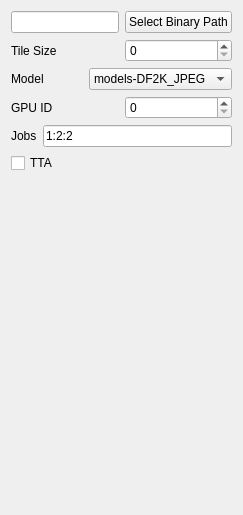
              <widget class="QWidget" name="realsrNcnnVulkanTab">
               <attribute name="title">
                <string>RealSR NCNN Vulkan</string>
               </attribute>
               <layout class="QVBoxLayout" name="verticalLayout_34">
                <item>
                 <layout class="QHBoxLayout" name="realsrNcnnVulkanPathHorizontalLayout">
                  <item>
                   <widget class="QLineEdit" name="realsrNcnnVulkanPathLineEdit"/>
                  </item>
                  <item>
                   <widget class="QPushButton" name="realsrNcnnVulkanPathSelectButton">
                    <property name="text">
                     <string>Select Binary Path</string>
                    </property>
                   </widget>
                  </item>
                 </layout>
                </item>
                <item>
                 <layout class="QHBoxLayout" name="realsrNcnnVulkanTileSizeHorizontalLayout">
                  <item>
                   <widget class="QLabel" name="realsrNcnnVulkanTileSizeLabel">
                    <property name="text">
                     <string>Tile Size</string>
                    </property>
                   </widget>
                  </item>
                  <item>
                   <widget class="QSpinBox" name="realsrNcnnVulkanTileSizeSpinBox">
                    <property name="minimum">
                     <number>0</number>
                    </property>
                    <property name="maximum">
                     <number>99999</number>
                    </property>
                    <property name="value">
                     <number>0</number>
                    </property>
                   </widget>
                  </item>
                 </layout>
                </item>
                <item>
                 <layout class="QHBoxLayout" name="realsrNcnnVulkanModelHorizontalLayout">
                  <item>
                   <widget class="QLabel" name="realsrNcnnVulkanModelLabel">
                    <property name="text">
                     <string>Model</string>
                    </property>
                   </widget>
                  </item>
                  <item>
                   <widget class="QComboBox" name="realsrNcnnVulkanModelComboBox">
                    <property name="toolTip">
                     <string>&lt;html&gt;&lt;head/&gt;&lt;body&gt;&lt;p&gt;If the input file contains very little noise, DF2K will produce sharper outputs.&lt;/p&gt;&lt;p&gt;However, if the input is noisy, DF2K might produce artifacts. DF2K_JPEG will then be preferred.&lt;/p&gt;&lt;/body&gt;&lt;/html&gt;</string>
                    </property>
                    <item>
                     <property name="text">
                      <string>models-DF2K_JPEG</string>
                     </property>
                    </item>
                    <item>
                     <property name="text">
                      <string>models-DF2K</string>
                     </property>
                    </item>
                   </widget>
                  </item>
                 </layout>
                </item>
                <item>
                 <layout class="QHBoxLayout" name="realsrNcnnVulkanGpuIdHorizontalLayout">
                  <item>
                   <widget class="QLabel" name="realsrNcnnVulkanGpuIdLabel">
                    <property name="text">
                     <string>GPU ID</string>
                    </property>
                   </widget>
                  </item>
                  <item>
                   <widget class="QSpinBox" name="realsrNcnnVulkanGpuIdSpinBox"/>
                  </item>
                 </layout>
                </item>
                <item>
                 <layout class="QHBoxLayout" name="realsrNcnnVulkanJobsHorizontalLayout">
                  <item>
                   <widget class="QLabel" name="realsrNcnnVulkanJobsLabel">
                    <property name="text">
                     <string>Jobs</string>
                    </property>
                   </widget>
                  </item>
                  <item>
                   <widget class="QLineEdit" name="realsrNcnnVulkanJobsLineEdit">
                    <property name="text">
                     <string>1:2:2</string>
                    </property>
                   </widget>
                  </item>
                 </layout>
                </item>
                <item>
                 <widget class="QCheckBox" name="realsrNcnnVulkanTtaCheckBox">
                  <property name="text">
                   <string>TTA</string>
                  </property>
                 </widget>
                </item>
                <item>
                 <spacer name="realsrNcnnVulkanVerticalSpacer">
                  <property name="orientation">
                   <enum>Qt::Vertical</enum>
                  </property>
                  <property name="sizeHint" stdset="0">
                   <size>
                    <width>20</width>
                    <height>331</height>
                   </size>
                  </property>
                 </spacer>
                </item>
               </layout>
              </widget>
